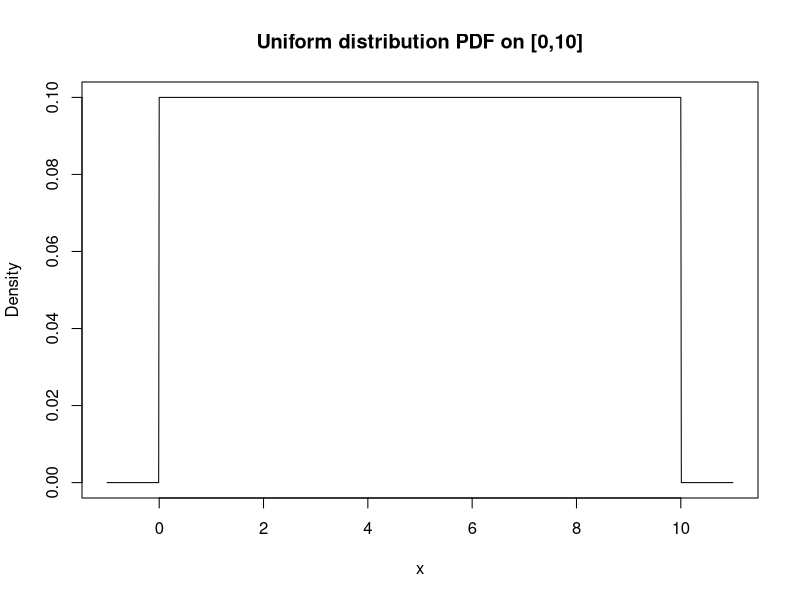
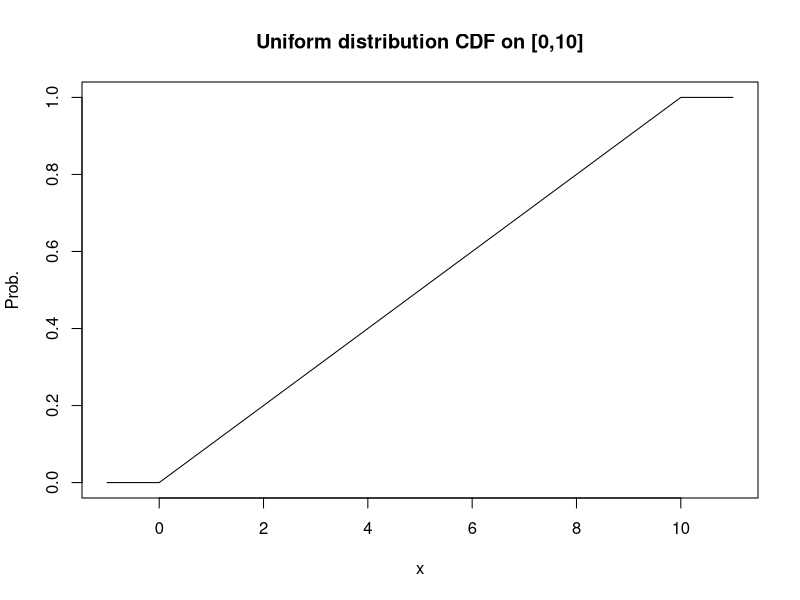
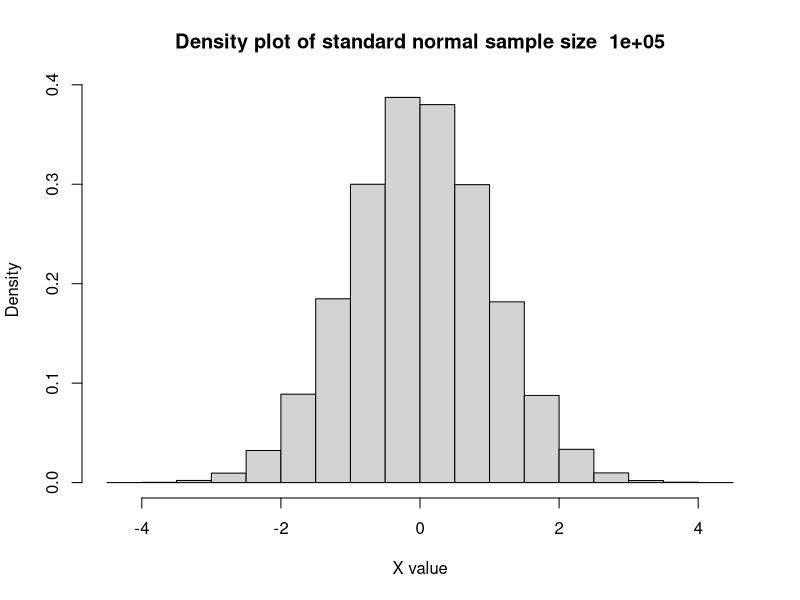
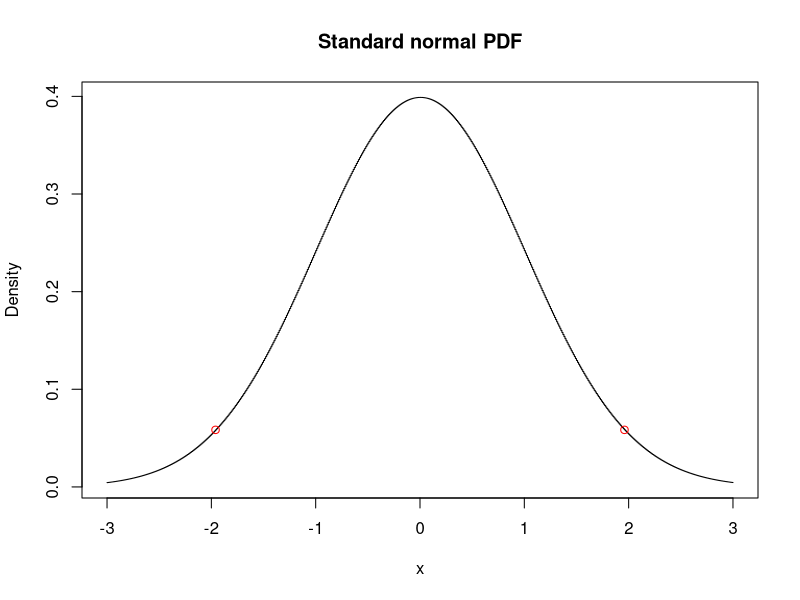

R code for these plots, in order:
## ---- chunk 1
punif(4, min=0, max=10) - punif(3, min=0, max=10)
## ---- chunk 2
f = dunif(x=seq(-1,11,by=0.01), min=0, max=10)
plot(x=seq(-1,11,by=0.01), f, type = "l", main = "Uniform distribution PDF on [0,10]", xlab = "x", ylab = "Density")
## ---- chunk 3
f = punif(q=seq(-1,11,by=0.01), min=0, max=10)
plot(x=seq(-1,11,by=0.01), f, type = "l", main = "Uniform distribution CDF on [0,10]", xlab = "x", ylab = "Prob.")
## ---- chunk 4
set.seed(123)
n <- 100000
sample <- runif(n)
normal_sample <- qnorm(sample)
histogram <- hist(normal_sample, main=paste("Density plot of standard normal sample size ", n), xlab="X value", ylab="Density", probability=TRUE)
histogram
## ---- chunk 5
alpha_over_two <- 0.05 / 2
z_left_crit <- qnorm(alpha_over_two)
z_right_crit <- z_left_crit * -1
f <- dnorm(x=seq(-3, 3, by=0.01))
plot(seq(-3, 3, by=0.01), f, type = "s", main = "Standard normal PDF", xlab = "x", ylab = "Density")
points(z_left_crit, dnorm(z_left_crit), col="red")
points(z_right_crit, dnorm(z_right_crit), col="red")
